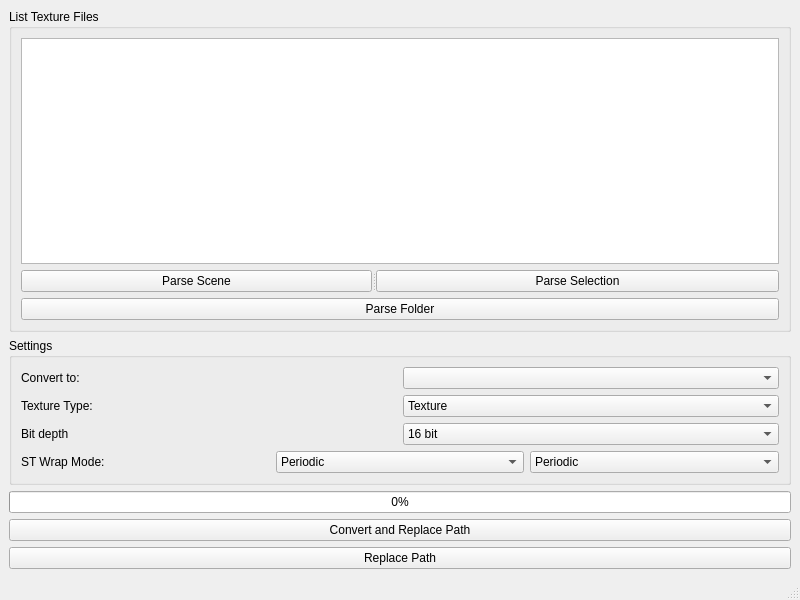
<?xml version="1.0" encoding="UTF-8"?>
<ui version="4.0">
 <class>MainWindow</class>
 <widget class="QMainWindow" name="MainWindow">
  <property name="geometry">
   <rect>
    <x>0</x>
    <y>0</y>
    <width>800</width>
    <height>600</height>
   </rect>
  </property>
  <property name="windowTitle">
   <string>MainWindow</string>
  </property>
  <widget class="QWidget" name="centralwidget">
   <layout class="QVBoxLayout" name="verticalLayout">
    <item>
     <widget class="QGroupBox" name="groupBox_sgConvertListFile">
      <property name="title">
       <string>List Texture Files</string>
      </property>
      <layout class="QGridLayout" name="gridLayout_2">
       <item row="0" column="0">
        <widget class="QTreeWidget" name="treeWidget_sgConvertTextures">
         <property name="contextMenuPolicy">
          <enum>Qt::ActionsContextMenu</enum>
         </property>
         <property name="selectionMode">
          <enum>QAbstractItemView::ExtendedSelection</enum>
         </property>
         <attribute name="headerVisible">
          <bool>false</bool>
         </attribute>
         <column>
          <property name="text">
           <string notr="true">1</string>
          </property>
         </column>
        </widget>
       </item>
       <item row="1" column="0">
        <widget class="QSplitter" name="splitter_2">
         <property name="orientation">
          <enum>Qt::Horizontal</enum>
         </property>
         <widget class="QPushButton" name="pushButton_sgConvertTScene">
          <property name="text">
           <string>Parse Scene</string>
          </property>
         </widget>
         <widget class="QPushButton" name="pushButton_sgConvertTSelection">
          <property name="text">
           <string>Parse Selection</string>
          </property>
         </widget>
        </widget>
       </item>
       <item row="2" column="0">
        <widget class="QPushButton" name="pushButton_sgOpenFolder">
         <property name="text">
          <string>Parse Folder</string>
         </property>
        </widget>
       </item>
      </layout>
     </widget>
    </item>
    <item>
     <widget class="QGroupBox" name="groupBox_sgConvertSettings">
      <property name="title">
       <string>Settings</string>
      </property>
      <property name="checkable">
       <bool>false</bool>
      </property>
      <layout class="QGridLayout" name="gridLayout_3">
       <item row="0" column="0">
        <layout class="QGridLayout" name="gridLayout">
         <item row="1" column="0">
          <widget class="QLabel" name="label_sgTextureType">
           <property name="text">
            <string>Texture Type:</string>
           </property>
          </widget>
         </item>
         <item row="1" column="1">
          <widget class="QComboBox" name="comboBox_sgTypeTexture">
           <item>
            <property name="text">
             <string>Texture</string>
            </property>
           </item>
           <item>
            <property name="text">
             <string>EnvLatL</string>
            </property>
           </item>
          </widget>
         </item>
         <item row="0" column="1">
          <widget class="QComboBox" name="comboBox_sgTypeConvert"/>
         </item>
         <item row="0" column="0">
          <widget class="QLabel" name="label_Texture">
           <property name="text">
            <string>Convert to:</string>
           </property>
          </widget>
         </item>
         <item row="2" column="1">
          <widget class="QComboBox" name="comboBox_sgBitDepth">
           <property name="currentIndex">
            <number>1</number>
           </property>
           <item>
            <property name="text">
             <string>8 bit</string>
            </property>
           </item>
           <item>
            <property name="text">
             <string>16 bit</string>
            </property>
           </item>
           <item>
            <property name="text">
             <string>half</string>
            </property>
           </item>
           <item>
            <property name="text">
             <string>float</string>
            </property>
           </item>
          </widget>
         </item>
         <item row="2" column="0">
          <widget class="QLabel" name="label_sgBitDepth">
           <property name="text">
            <string>Bit depth</string>
           </property>
          </widget>
         </item>
        </layout>
       </item>
       <item row="1" column="0">
        <layout class="QHBoxLayout" name="horizontalLayout">
         <item>
          <widget class="QLabel" name="label_WrapMode">
           <property name="text">
            <string>ST Wrap Mode:</string>
           </property>
          </widget>
         </item>
         <item>
          <widget class="QComboBox" name="comboBox_sgWrapHorizontal">
           <property name="currentText">
            <string>Periodic</string>
           </property>
           <property name="currentIndex">
            <number>2</number>
           </property>
           <item>
            <property name="text">
             <string>Black</string>
            </property>
           </item>
           <item>
            <property name="text">
             <string>Clamp</string>
            </property>
           </item>
           <item>
            <property name="text">
             <string>Periodic</string>
            </property>
           </item>
          </widget>
         </item>
         <item>
          <widget class="QComboBox" name="comboBox_sgWrapVertical">
           <property name="currentText">
            <string>Periodic</string>
           </property>
           <property name="currentIndex">
            <number>2</number>
           </property>
           <item>
            <property name="text">
             <string>Black</string>
            </property>
           </item>
           <item>
            <property name="text">
             <string>Clamp</string>
            </property>
           </item>
           <item>
            <property name="text">
             <string>Periodic</string>
            </property>
           </item>
          </widget>
         </item>
        </layout>
       </item>
      </layout>
     </widget>
    </item>
    <item>
     <widget class="QProgressBar" name="progressBar_sgConvertTextures">
      <property name="enabled">
       <bool>true</bool>
      </property>
      <property name="maximum">
       <number>100</number>
      </property>
      <property name="value">
       <number>0</number>
      </property>
      <property name="textVisible">
       <bool>true</bool>
      </property>
      <property name="invertedAppearance">
       <bool>false</bool>
      </property>
      <property name="format">
       <string>%p%</string>
      </property>
     </widget>
    </item>
    <item>
     <widget class="QPushButton" name="pushButton_sgConvertAndReplace">
      <property name="text">
       <string>Convert and Replace Path</string>
      </property>
     </widget>
    </item>
    <item>
     <widget class="QPushButton" name="pushButton_sgReplacePath">
      <property name="text">
       <string>Replace Path</string>
      </property>
     </widget>
    </item>
   </layout>
  </widget>
  <widget class="QMenuBar" name="menubar">
   <property name="geometry">
    <rect>
     <x>0</x>
     <y>0</y>
     <width>800</width>
     <height>21</height>
    </rect>
   </property>
  </widget>
  <widget class="QStatusBar" name="statusbar"/>
 </widget>
 <resources/>
 <connections/>
</ui>
